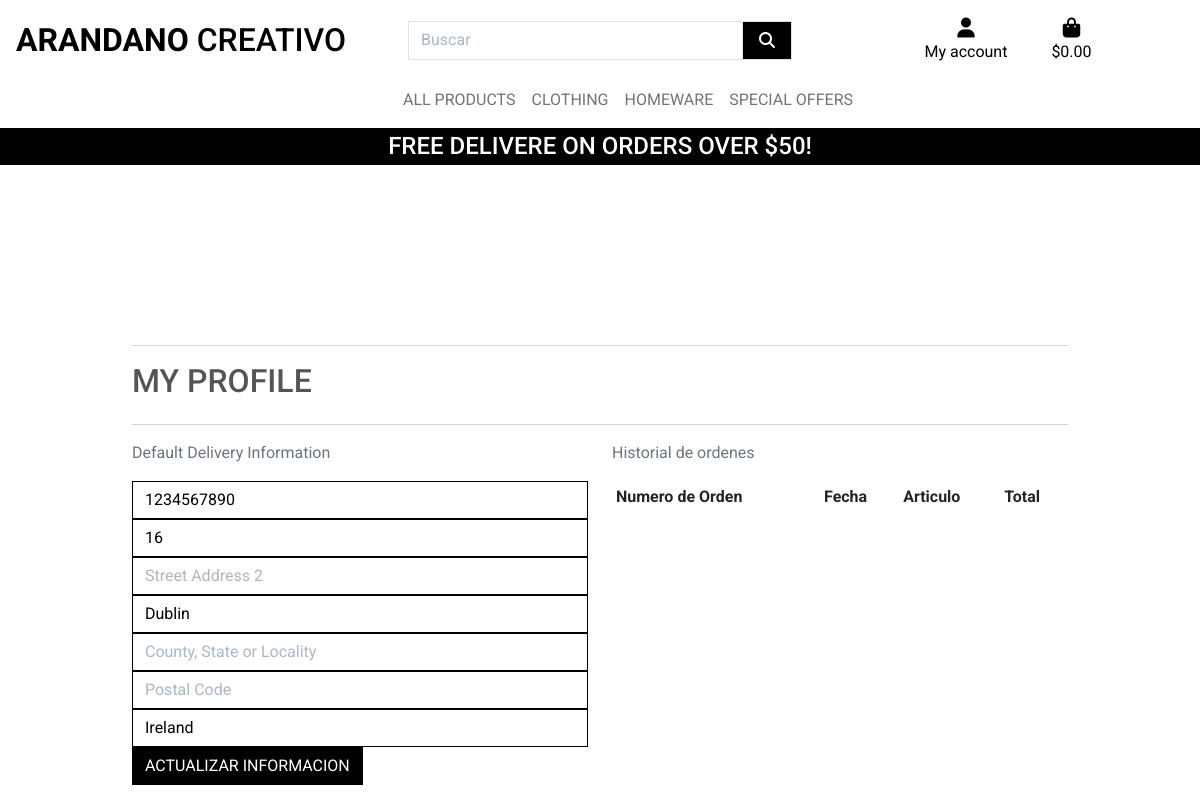
Page /profile/ (signed in) on the earlier database version.
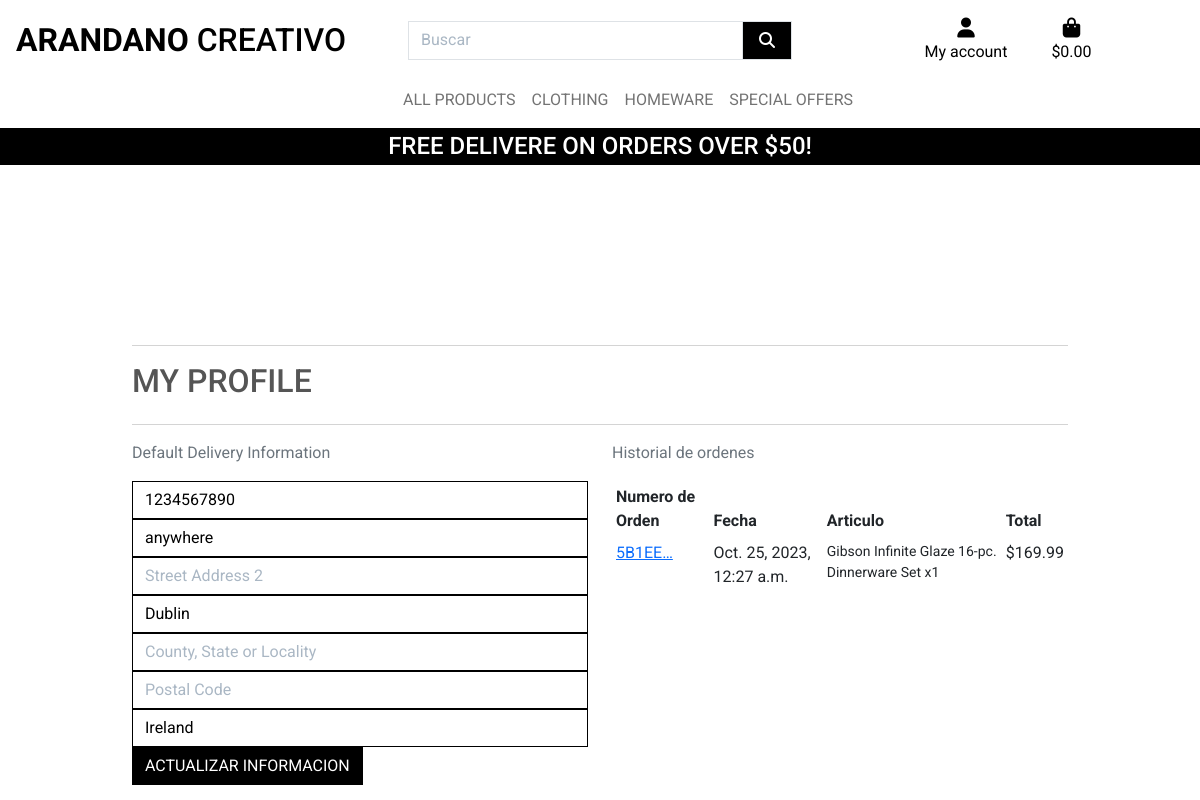
Same page on the later database version.
### profiles/models.py (models this page shows, shortened)
class UserProfile(models.Model):
    user = models.OneToOneField(User, on_delete=models.CASCADE)
    default_phone_number = models.CharField(
        max_length=20, null=True, blank=True)
    default_street_address1 = models.CharField(
        max_length=80, null=True, blank=True)
    default_street_address2 = models.CharField(
        max_length=80, null=True, blank=True)
    default_town_or_city = models.CharField(
        max_length=40, null=True, blank=True)
    default_county = models.CharField(max_length=80, null=True, blank=True)
    default_postcode = models.CharField(max_length=20, null=True, blank=True)
    default_country = CountryField(
        blank_label='Country', null=True, blank=True)

### checkout/models.py (models this page shows, shortened)
class Order(models.Model):
    order_number = models.CharField(max_length=32, null=False, editable=False)
    user_profile = models.ForeignKey(UserProfile, on_delete=models.SET_NULL,
                                     null=True, blank=True,
                                     related_name='orders')
    full_name = models.CharField(max_length=50, null=False, blank=False)
    email = models.EmailField(max_length=254, null=False, blank=False)
    phone_number = models.CharField(max_length=20, null=False, blank=False)
    country = CountryField(blank_label='Country *', null=False, blank=False)
    postcode = models.CharField(max_length=20, null=True, blank=True)
    town_or_city = models.CharField(max_length=40, null=False, blank=False)
    street_address1 = models.CharField(max_length=80, null=False, blank=False)
    street_address2 = models.CharField(max_length=80, null=True, blank=True)
    county = models.CharField(max_length=80, null=True, blank=True)
    date = models.DateTimeField(auto_now_add=True)
    delivery_cost = models.DecimalField(
        max_digits=6, decimal_places=2, null=False, default=0)
    order_total = models.DecimalField(
        max_digits=10, decimal_places=2, null=False, default=0)
    grand_total = models.DecimalField(
        max_digits=10, decimal_places=2, null=False, default=0)
    original_bag = models.TextField(null=False, blank=False, default='')
    stripe_pid = models.CharField(max_length=254, null=False, blank=False, default='')

class OrderLineItem(models.Model):
    order = models.ForeignKey(Order, null=False, blank=False,
                              on_delete=models.CASCADE,
                              related_name='lineitems')
    product = models.ForeignKey(
        Product, null=False, blank=False, on_delete=models.CASCADE)
    product_size = models.CharField(
        max_length=2, null=True, blank=True)  # XS, S, M, L, XL
    quantity = models.IntegerField(null=False, blank=False, default=0)
    lineitem_total = models.DecimalField(
        max_digits=6, decimal_places=2, null=False, blank=False,
        editable=False)

### products/models.py (models this page shows, shortened)
class Product(models.Model):
    category = models.ForeignKey(
        'Category', null=True, blank=True, on_delete=models.SET_NULL)
    sku = models. CharField(max_length=254, null=True, blank=True)
    name = models.CharField(max_length=254)
    description = models. TextField()
    has_sizes = models.BooleanField(default=False, null=True, blank=True)
    price = models.DecimalField(max_digits=6, decimal_places=2)
    rating = models.DecimalField(
        max_digits=6, decimal_places=2, null=True, blank=True)
    image_url = models. URLField(max_length=1024, null=True, blank=True)
    image = models.ImageField(null=True, blank=True)

### profiles/views.py (the view)
# urls.py: path('profile/', include('profiles.urls')),
def profile(request):
    profile = get_object_or_404(UserProfile, user=request.user)
    if request.method == 'POST':
        form = UserProfileForm(request.POST, instance=profile)
        if form.is_valid():
            form.save()
            messages.success(request, 'Perfil actualizado con éxito')
        else:
            messages.error(request, 'Update failed. Please ensure the form is valid.')
    else:
        form = UserProfileForm(instance=profile)
        orders = profile.orders.all()
        template = 'profiles/profile.html'
        context = {
            'form': form,
            'orders': orders,
            'on_profile_page': True
        }
        return render(request, template, context)

### profiles/forms.py
class UserProfileForm(forms.ModelForm):
    class Meta:
        model = UserProfile
        exclude = ('user',)
    def __init__(self, *args, **kwargs):
        super().__init__(*args, **kwargs)
        placeholders = {
            'default_phone_number': 'Phone Number',
            'default_postcode': 'Postal Code',
            'default_town_or_city': 'Town or City',
            'default_street_address1': 'Street Address 1',
            'default_street_address2': 'Street Address 2',
            'default_county': 'County, State or Locality',
        }
        self.fields['default_phone_number'].widget.attrs['autofocus'] = True
        for field in self.fields:
            if field != 'default_country':
                if self.fields[field].required:
                    placeholder = f'{placeholders[field]} *'
                else:
                    placeholder = placeholders[field]
                self.fields[field].widget.attrs['placeholder'] = placeholder
            self.fields[field].widget.attrs['class'] = 'border-black rounded-0\
            profile-form-input'
            self.fields[field].label = False

### profiles/templates/profiles/profile.html (shortened to what this page needs)
{% extends "base.html" %}
{% load static %}
{% block extra_css %}
<link rel="stylesheet" href="{% static 'profiles/css/profile.css' %}">
{% endblock %}
{% block page_header %}
<div class="container header-container">
</div>
{% endblock %}
{% block content %}
    <div class="overlay"></div>
    <div class="container">
        <div class="row">
            <div class="col">
                <hr>
                <h2 class="logo-font mb-4">My Profile</h2>
                <hr>
            </div>
        </div>
        <div class="row">
            <div class="col-12 col-lg-6">
                <p class="text-muted">Default Delivery Information</p>
                <form class="mt-3" action="{% url 'profile' %}" method="POST" id="profile-update-form">
                    {{ form|crispy }}
                    <button class="btn btn-black rounded-0 text-uppercase float-right">Actualizar Informacion</button>
                </form>
            </div>
            <div class="col-12 col-lg-6">
                <p class="text-muted">Historial de ordenes</p>
                <div class="order-history table-responsive">
                    <table class="table table-sm table-borderless">
                        <thead>
                            <tr>
                                <th>Numero de Orden</th>
                                <th>Fecha</th>
                                <th>Articulo</th>
                                <th>Total</th>
                            </tr>
                        </thead>
                        <tbody>
                            {% for order in orders %}
                            <tr>
                                <td>
                                    <a href="{% url 'order_history' order.order_number %}" title="{{ order.order_number }}">
                                        {{ order.order_number|truncatechars:6 }}
                                    </a>
                                </td>
                                <td>{{ order.date }}</td>
                                <td>
                                    <ul class="list-unstyled">
                                        {% for item in order.lineitems.all %}
                                        <li class="small">
                                            {{ item.product.name }} x{{ item.quantity }}
                                        </li>
                                        {% endfor %}
                                    </ul>
                                </td>
                                <td>${{ order.grand_total }}</td>
                            </tr>
                            {% endfor %}
                        </tbody>
                    </table>
                </div>
                </div>
                </div>
{% endblock %}

Differences in the rows shown:
changed UserProfile "Dublin": default_street_address1 "16" → "anywhere"
added Order: order_number "5B1EE…", date "Oct. 25, 2023, 12:27 a.m.", grand_total "169.99"
added OrderLineItem: product.name "Gibson Infinite Glaze 16-pc. Dinnerware Set", quantity "1"
